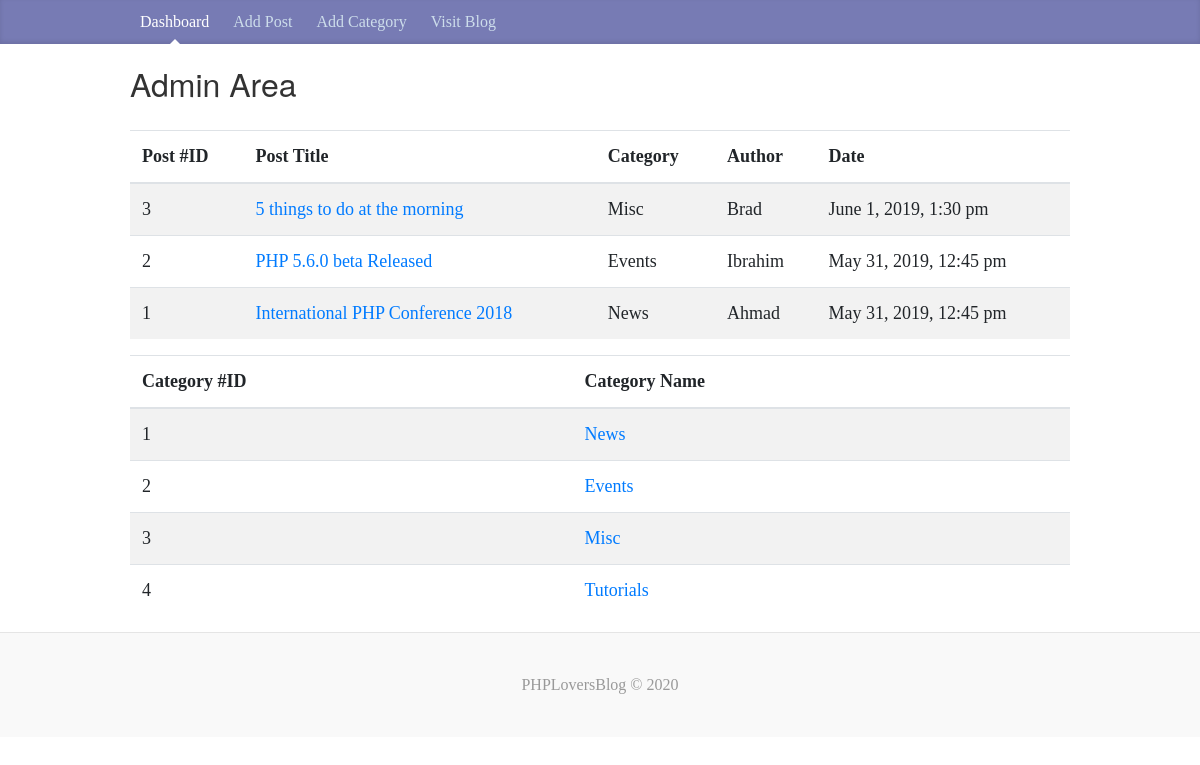
The app's page /admin/index.php with its own data.
### tables this page shows
CREATE TABLE `posts` (
  `id` int(11) NOT NULL,
  `category` int(11) NOT NULL,
  `title` varchar(255) NOT NULL,
  `body` text NOT NULL,
  `author` varchar(255) NOT NULL,
  `tags` varchar(255) NOT NULL,
  `date` timestamp NOT NULL DEFAULT CURRENT_TIMESTAMP
);

CREATE TABLE `categories` (
  `id` int(11) NOT NULL,
  `name` varchar(255) NOT NULL
);

### libraries/Database.php (called while the page is built, shortened)
<?php
class Database{
    public $host = DB_HOST;
    public $username =DB_USER;
    public $password = DB_PASS;
    public $db_name = DB_NAME;
    public $connection;
    private function connect(){
        $this->connection = new mysqli($this->host,$this->username,$this->password,$this->db_name);
    }
    public function select($query){
        $result = $this->connection->query($query)or die($this->connection->error.__LINE__);
        if ($result->num_rows > 0){
            return $result;
        }else{
            return false;
        }
    }
}

### helpers/format_helper.php (called while the page is built, shortened)
<?php
    function formatDate($date){
        return date('F j, Y, g:i a',strtotime($date));
    }
?>

### admin/index.php (the view)
<?php include 'includes/header.php'; ?>
<?php
    $db = new Database();
    $query = "SELECT posts.*, categories.name FROM posts
          INNER JOIN categories ON posts.category = categories.id
          ORDER BY posts.id DESC";
    $posts = $db->select($query);
    $query = "SELECT * FROM `categories`";
    $categories = $db->select($query);
?>
    <table class="table table-striped">
        <thead>
            <tr>
                <th>Post #ID</th>
                <th>Post Title</th>
                <th>Category</th>
                <th>Author</th>
                <th>Date</th>
            </tr>
        </thead>
        <tbody>
            <?php foreach($posts as $post):?>
                <tr>
                    <td><?php echo $post['id']; ?></td>
                    <td><a href="edit_post.php?id=<?php echo urlencode($post['id']); ?>"><?php echo $post['title']; ?></a></td>
                    <td><?php echo $post['name']; ?></td>
                    <td><?php echo $post['author']; ?></td>
                    <td><?php echo formatDate($post['date']); ?></td>
                </tr>
            <?php endforeach;?>
        </tbody>
    </table>
<table class="table table-striped">
    <thead>
        <tr>
            <th>Category #ID</th>
            <th>Category Name</th>
        </tr>
    </thead>
    <tbody>
        <?php foreach($categories as $category):?>
            <tr>
                <td><?php echo $category['id']; ?>
                <td><a href="edit_category.php?id=<?php echo urlencode($category['id']); ?>"><?php echo $category['name']; ?></a></td>
            </tr>
        <?php endforeach;?>
    </tbody>
</table>
<?php include 'includes/footer.php'; ?>

### css/custom.css (style rules this page uses)
body { font-family: Georgia, "Times New Roman", Times, serif; color: #555; }

### records on screen
posts: id "3", title "5 things to do at the morning", categories.name "Misc", author "Brad", date "June 1, 2019, 1:30 pm"
posts: id "2", title "PHP 5.6.0 beta Released", categories.name "Events", author "Ibrahim", date "May 31, 2019, 12:45 pm"
posts: id "1", title "International PHP Conference 2018", categories.name "News", author "Ahmad", date "May 31, 2019, 12:45 pm"
categories: id "1", name "News"
categories: id "2", name "Events"
categories: id "3", name "Misc"
categories: id "4", name "Tutorials"
